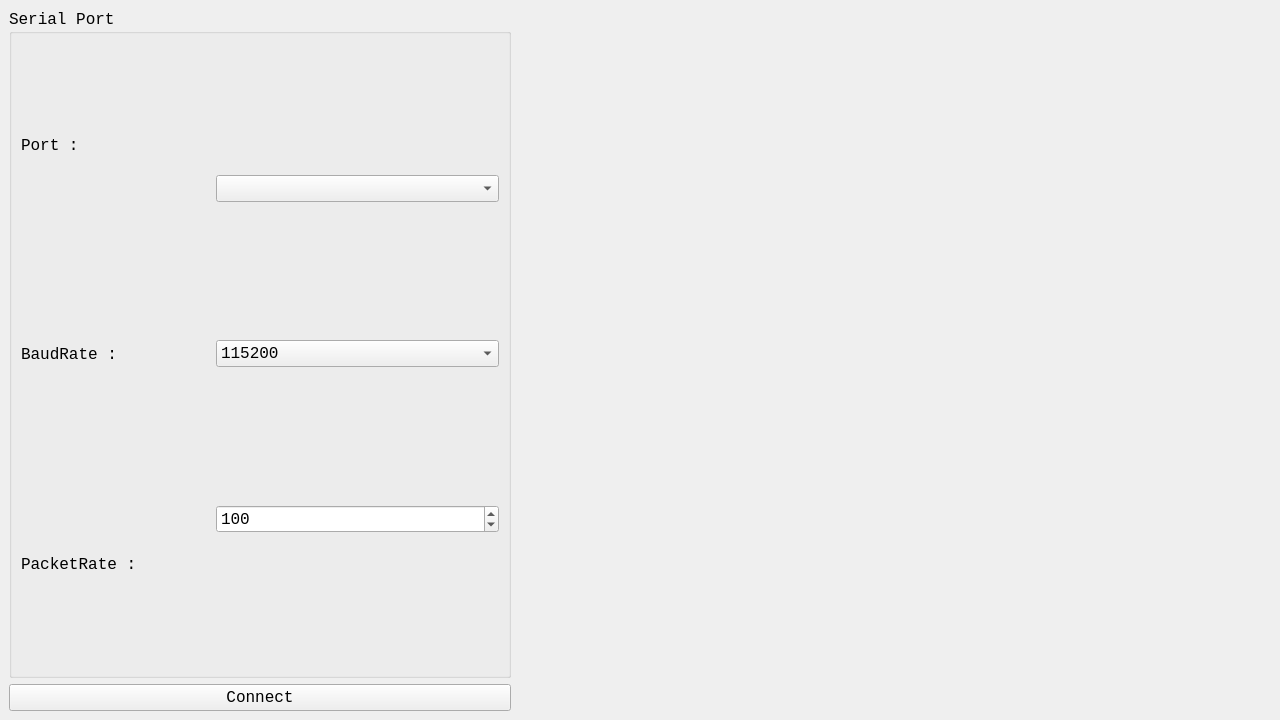
<?xml version="1.0" encoding="UTF-8"?>
<ui version="4.0">
 <class>MainWindow</class>
 <widget class="QMainWindow" name="MainWindow">
  <property name="geometry">
   <rect>
    <x>0</x>
    <y>0</y>
    <width>1280</width>
    <height>720</height>
   </rect>
  </property>
  <property name="minimumSize">
   <size>
    <width>720</width>
    <height>480</height>
   </size>
  </property>
  <property name="font">
   <font>
    <family>Consolas</family>
   </font>
  </property>
  <property name="windowTitle">
   <string>Monitor</string>
  </property>
  <widget class="QWidget" name="centralwidget">
   <layout class="QFormLayout" name="formLayout">
    <item row="0" column="0" colspan="2">
     <layout class="QHBoxLayout" name="horizontalLayout" stretch="2,3">
      <item>
       <layout class="QVBoxLayout" name="verticalLayout_SerialPort" stretch="1,1,6">
        <item>
         <widget class="QGroupBox" name="groupBox_SerialPort">
          <property name="font">
           <font>
            <family>Consolas</family>
            <pointsize>12</pointsize>
           </font>
          </property>
          <property name="layoutDirection">
           <enum>Qt::LeftToRight</enum>
          </property>
          <property name="title">
           <string>Serial Port</string>
          </property>
          <property name="flat">
           <bool>false</bool>
          </property>
          <property name="checkable">
           <bool>false</bool>
          </property>
          <layout class="QHBoxLayout" name="horizontalLayout_SerialPortGroup" stretch="2,3">
           <item>
            <layout class="QVBoxLayout" name="verticalLayout_Label">
             <item>
              <widget class="QLabel" name="label_Port">
               <property name="font">
                <font>
                 <family>Consolas</family>
                 <pointsize>12</pointsize>
                </font>
               </property>
               <property name="text">
                <string>Port :</string>
               </property>
              </widget>
             </item>
             <item>
              <widget class="QLabel" name="label_BaudRate">
               <property name="font">
                <font>
                 <family>Consolas</family>
                 <pointsize>12</pointsize>
                </font>
               </property>
               <property name="text">
                <string>BaudRate :</string>
               </property>
              </widget>
             </item>
             <item>
              <widget class="QLabel" name="label_PacketRate">
               <property name="text">
                <string>PacketRate :</string>
               </property>
              </widget>
             </item>
            </layout>
           </item>
           <item>
            <layout class="QVBoxLayout" name="verticalLayout_Parameter">
             <item>
              <widget class="MyComboBox" name="comboBox_Port">
               <property name="mouseTracking">
                <bool>false</bool>
               </property>
               <property name="editable">
                <bool>false</bool>
               </property>
               <property name="currentText">
                <string/>
               </property>
               <property name="currentIndex">
                <number>-1</number>
               </property>
               <property name="insertPolicy">
                <enum>QComboBox::InsertAtBottom</enum>
               </property>
               <property name="placeholderText">
                <string/>
               </property>
              </widget>
             </item>
             <item>
              <widget class="QComboBox" name="comboBox_BaudRate">
               <property name="currentIndex">
                <number>4</number>
               </property>
               <item>
                <property name="text">
                 <string>9600</string>
                </property>
               </item>
               <item>
                <property name="text">
                 <string>19200</string>
                </property>
               </item>
               <item>
                <property name="text">
                 <string>38400</string>
                </property>
               </item>
               <item>
                <property name="text">
                 <string>57600</string>
                </property>
               </item>
               <item>
                <property name="text">
                 <string>115200</string>
                </property>
               </item>
               <item>
                <property name="text">
                 <string>230400</string>
                </property>
               </item>
               <item>
                <property name="text">
                 <string>460800</string>
                </property>
               </item>
               <item>
                <property name="text">
                 <string>921600</string>
                </property>
               </item>
              </widget>
             </item>
             <item>
              <widget class="QSpinBox" name="spinBox_PacketRate">
               <property name="minimum">
                <number>1</number>
               </property>
               <property name="maximum">
                <number>1000</number>
               </property>
               <property name="value">
                <number>100</number>
               </property>
              </widget>
             </item>
            </layout>
           </item>
          </layout>
         </widget>
        </item>
        <item>
         <widget class="QPushButton" name="pushButton_Connect">
          <property name="font">
           <font>
            <family>Consolas</family>
            <pointsize>12</pointsize>
           </font>
          </property>
          <property name="text">
           <string>Connect</string>
          </property>
         </widget>
        </item>
        <item>
         <layout class="QVBoxLayout" name="verticalLayout_3DCube"/>
        </item>
       </layout>
      </item>
      <item>
       <layout class="QVBoxLayout" name="verticalLayout_ChartView" stretch="0,0,0">
        <item>
         <widget class="QCustomPlot" name="customPlot_accel" native="true"/>
        </item>
        <item>
         <widget class="QCustomPlot" name="customPlot_gyro" native="true"/>
        </item>
        <item>
         <widget class="QCustomPlot" name="customPlot_attitude" native="true"/>
        </item>
       </layout>
      </item>
     </layout>
    </item>
   </layout>
  </widget>
  <action name="actionSave_Data">
   <property name="text">
    <string>Save Data</string>
   </property>
  </action>
  <action name="actionSet_Axis_Range">
   <property name="text">
    <string>Set Axis Range</string>
   </property>
  </action>
 </widget>
 <customwidgets>
  <customwidget>
   <class>MyComboBox</class>
   <extends>QComboBox</extends>
   <header>mycombobox.h</header>
  </customwidget>
  <customwidget>
   <class>QCustomPlot</class>
   <extends>QWidget</extends>
   <header>qcustomplot.h</header>
   <container>1</container>
  </customwidget>
 </customwidgets>
 <resources/>
 <connections/>
</ui>
